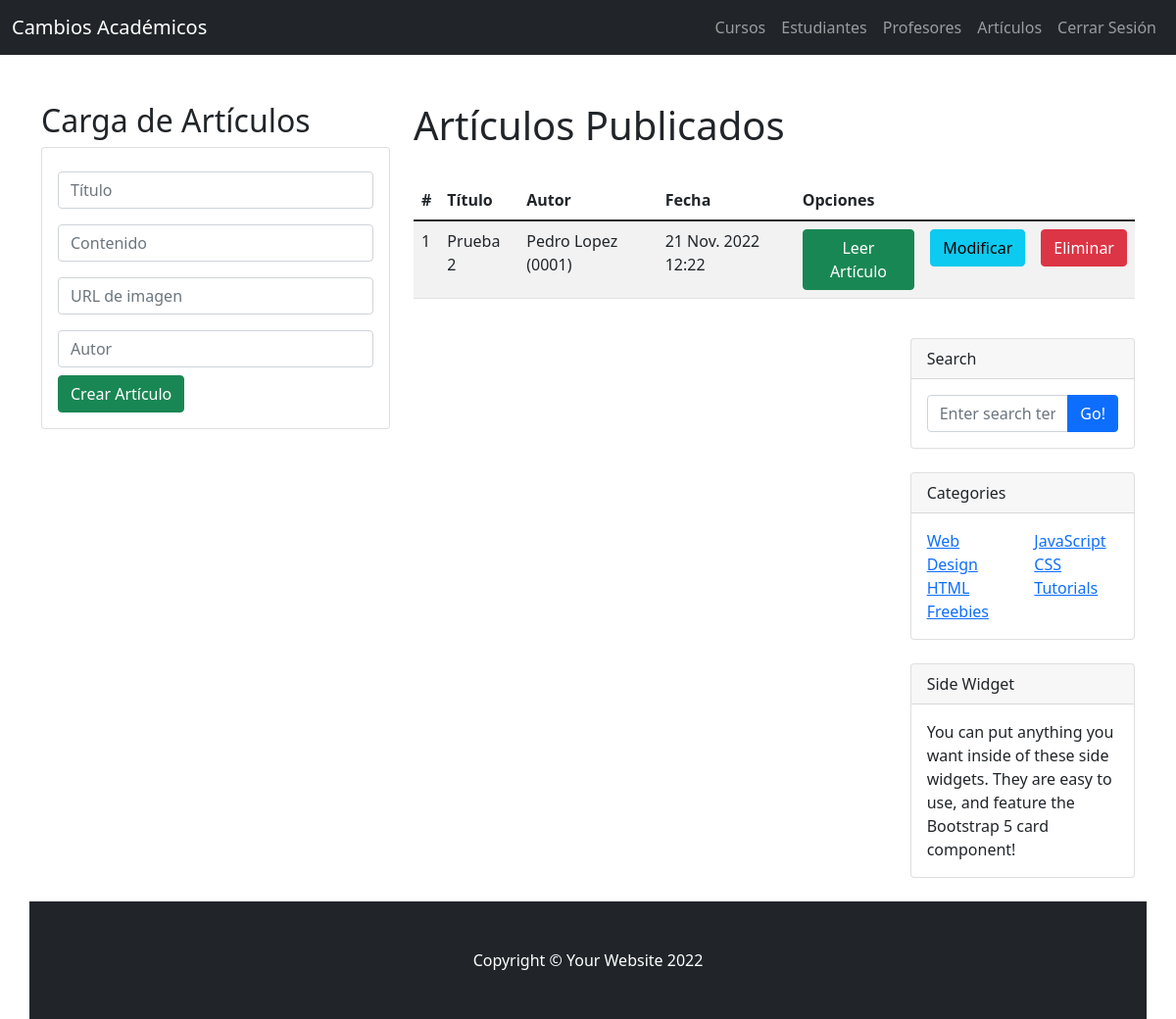
Before: /ArticuloHome/ (signed in) with the older database file.
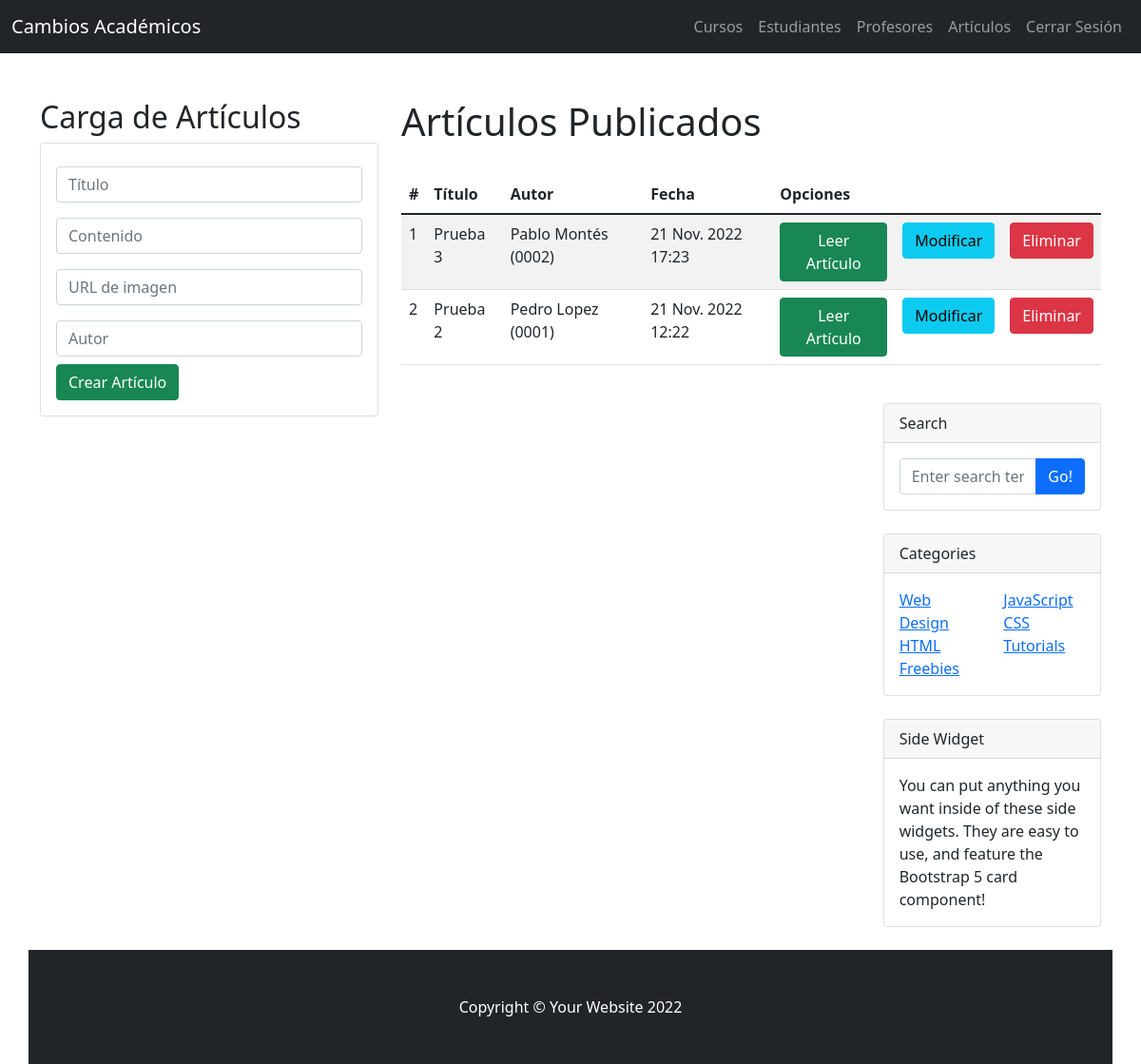
After: the same page with the newer database file.
### blog/models.py (models this page shows, shortened)
class Articulos(models.Model):
    titulo = models.CharField(max_length=50)
    contenido = models.TextField()
    imagen = models.URLField()
    autor = models.ForeignKey(Profesor, on_delete=models.CASCADE)
    fecha = models.DateTimeField()

class Profesor(models.Model):
    id = models.CharField(primary_key=True, max_length=4)
    nombre = models.CharField(max_length=30)
    apellido = models.CharField(max_length=30)
    email = models.EmailField()
    profesion = models.CharField(max_length=30)
    def __str__(self):
        texto = "{0} {1} ({2})"
        return texto.format(self.nombre, self.apellido, self.id)

### blog/views.py (the view)
# urls.py: path('ArticuloHome/', views.ArticuloHome),
@login_required
def ArticuloHome(request):
    articulolistado = Articulos.objects.all()
    return render(request, "blog.html", {"articulos": articulolistado})

### blog/templates/blog.html (shortened to what this page needs)
{% extends './index.html' %}
{% block body %}
<div class="row">
    <div class="col-sm-12 col-md-6 col-lg-4 col-xl-4">
<h2>Carga de Artículos</h2>
<div class="card">
    <div class="card-body">
        <form action="/ArticuloHome/NuevoArticulo/" method="POST">{% csrf_token %}
            <div class="form-group py-2">
                <input type="text" id="TituloTxt" name="TituloTxt" class="form-control"
                placeholder="Título" maxlength="50" required>
            </div>
            <div class="form-group py-2">
                <input type="text" id="ContenidoTxt" name="ContenidoTxt" class="form-control"
                placeholder="Contenido" required>
            </div>
            <div class="form-group py-2">
                <input type="url" id="ImgUrl" name="ImgUrl" class="form-control"
                placeholder= "URL de imagen" required>
            </div>
            <div class="form-group py-2">
                <input type="text" id="AutorTxt" name="AutorTxt" class="form-control"
                placeholder="Autor"  required>
            </div>
            <div class="form-group">
               <button type="submit" class="btn btn-success btn-block text-white">Crear Artículo</button>
            </div>
        </form>
    </div>
</div>
</div>
<div class="col-sm-12 col-md-6 col-lg-8 col-xl-8">
    <h1>Artículos Publicados</h1>
    <div class="table-responsive py-4">
        <table class="table table-striped">
            <thead>
                <tr>
                    <th>#</th>
                    <th>Título</th>
                    <th>Autor</th>
                    <th>Fecha</th>
                    <th colspan="3">Opciones</th>
                </tr>
            </thead>
            <tbody>
                {% for a in articulos %}
                <tr>
                    <td>{{forloop.counter}}</td>
                    <td>{{a.titulo}}</td>
                    <td>{{a.autor}}</td>
                    <td>{{a.fecha}}</td>
                    <td><a href="LeerArticulo/{{a.titulo}}" class="btn btn-success">Leer Artículo</a></td>
                    <td><a href="EditarArticulo/{{a.titulo}}" class="btn btn-info">Modificar</a></td>
                    <td><a href="EliminarArticulo/{{a.titulo}}" class="btn btn-danger">Eliminar</a></td>
                </tr>
                {% endfor %}
            </tbody>
        </table>
    </div>
{% endblock %}

Changed rows visible on the page:
added Articulos: titulo "Prueba 3", autor "Pablo Montés (0002)", fecha "21 Nov. 2022 17:23"
